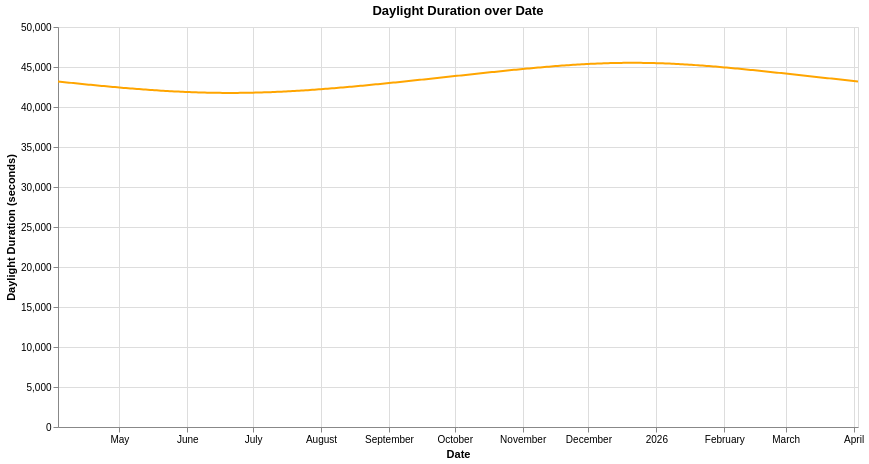

The code cell stored with this chart in its notebook:
### Code cell
# Altair plot for daylight duration over Date

# Ensure date is in datetime format (should already be, but safe to reconvert)
df['date'] = pd.to_datetime(df['date'])

daylight_chart = alt.Chart(df).mark_line(color='orange').encode(
    x=alt.X('date:T', title='Date'),
    y=alt.Y('daylight_duration:Q', title='Daylight Duration (seconds)'),
    tooltip=['date:T', 'daylight_duration:Q']
).properties(
    title='Daylight Duration over Date',
    width=800,
    height=400
).interactive()

daylight_chart

### Figure 1 — Vega-Lite specification as saved in the notebook (floating-point values rounded to 4 significant figures; data arrays with more than 128 entries replaced by an {"elided": "..."} marker saying what was removed)
{"config": {"view": {"continuousWidth": 300, "continuousHeight": 300}}, "data": {"name": "data-cb3a6d67d8d2fe71585a74507efa0462"}, "mark": {"type": "line", "color": "orange"}, "encoding": {"tooltip": [{"field": "date", "type": "temporal"}, {"field": "daylight_duration", "type": "quantitative"}], "x": {"field": "date", "title": "Date", "type": "temporal"}, "y": {"field": "daylight_duration", "title": "Daylight Duration (seconds)", "type": "quantitative"}}, "height": 400, "params": [{"name": "param_1e9efca18e7a2868", "select": {"type": "interval", "encodings": ["x", "y"]}, "bind": "scales"}], "title": "Daylight Duration over Date", "width": 800, "$schema": "https://vega.github.io/schema/vega-lite/v6.1.0.json", "datasets": {"data-cb3a6d67d8d2fe71585a74507efa0462": {"elided": "366 records"}}}
